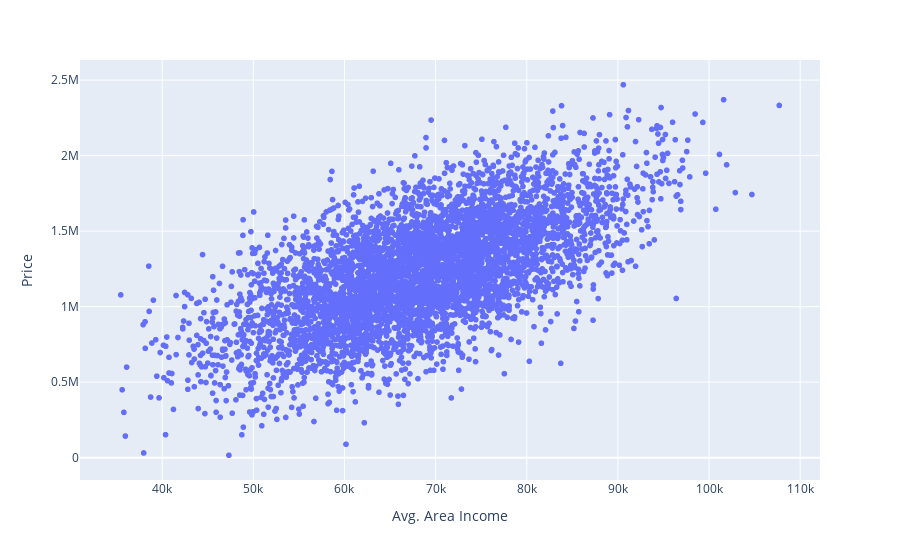

Source (notebook cell):
### Code cell
px.scatter(df,x='Avg. Area Income',y='Price')

### Figure 1 — Plotly figure (JSON) as saved in the notebook; plotly's stock layout.template omitted (floating-point values rounded to 4 significant figures; data arrays with more than 128 entries replaced by an {"elided": "..."} marker saying what was removed)
{"data": [{"hovertemplate": "Avg. Area Income=%{x}<br>Price=%{y}<extra></extra>", "legendgroup": "", "marker": {"color": "#636efa", "symbol": "circle"}, "mode": "markers", "name": "", "showlegend": false, "type": "scattergl", "x": {"elided": "4999 float values"}, "xaxis": "x", "y": {"elided": "4999 float values"}, "yaxis": "y"}], "layout": {"legend": {"tracegroupgap": 0}, "margin": {"t": 60}, "xaxis": {"anchor": "y", "domain": [0, 1], "title": {"text": "Avg. Area Income"}}, "yaxis": {"anchor": "x", "domain": [0, 1], "title": {"text": "Price"}}}}
